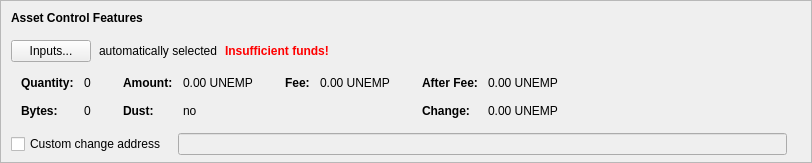
      <widget class="QFrame" name="frameAssetControl">
       <property name="sizePolicy">
        <sizepolicy hsizetype="Expanding" vsizetype="Fixed">
         <horstretch>0</horstretch>
         <verstretch>0</verstretch>
        </sizepolicy>
       </property>
       <property name="maximumSize">
        <size>
         <width>16777215</width>
         <height>16777215</height>
        </size>
       </property>
       <property name="frameShape">
        <enum>QFrame::StyledPanel</enum>
       </property>
       <property name="frameShadow">
        <enum>QFrame::Sunken</enum>
       </property>
       <layout class="QVBoxLayout" name="verticalLayoutAssetControl2">
        <property name="spacing">
         <number>0</number>
        </property>
        <property name="leftMargin">
         <number>0</number>
        </property>
        <property name="topMargin">
         <number>0</number>
        </property>
        <property name="rightMargin">
         <number>0</number>
        </property>
        <property name="bottomMargin">
         <number>6</number>
        </property>
        <item>
         <layout class="QVBoxLayout" name="verticalLayoutAssetControl" stretch="0,0,0,0,1">
          <property name="spacing">
           <number>0</number>
          </property>
          <property name="leftMargin">
           <number>10</number>
          </property>
          <property name="topMargin">
           <number>10</number>
          </property>
          <item>
           <layout class="QHBoxLayout" name="horizontalLayoutAssetControl1">
            <property name="bottomMargin">
             <number>15</number>
            </property>
            <item>
             <widget class="QLabel" name="labelAssetControlFeatures">
              <property name="sizePolicy">
               <sizepolicy hsizetype="Preferred" vsizetype="Maximum">
                <horstretch>0</horstretch>
                <verstretch>0</verstretch>
               </sizepolicy>
              </property>
              <property name="font">
               <font>
                <weight>75</weight>
                <bold>true</bold>
               </font>
              </property>
              <property name="styleSheet">
               <string notr="true">font-weight:bold;</string>
              </property>
              <property name="text">
               <string>Asset Control Features</string>
              </property>
             </widget>
            </item>
           </layout>
          </item>
          <item>
           <layout class="QHBoxLayout" name="horizontalLayoutAssetControl2" stretch="0,0,0,0">
            <property name="spacing">
             <number>8</number>
            </property>
            <property name="bottomMargin">
             <number>10</number>
            </property>
            <item>
             <widget class="QPushButton" name="pushButtonAssetControl">
              <property name="styleSheet">
               <string notr="true"/>
              </property>
              <property name="text">
               <string>Inputs...</string>
              </property>
              <property name="autoDefault">
               <bool>false</bool>
              </property>
             </widget>
            </item>
            <item>
             <widget class="QLabel" name="labelAssetControlAutomaticallySelected">
              <property name="text">
               <string>automatically selected</string>
              </property>
              <property name="margin">
               <number>5</number>
              </property>
             </widget>
            </item>
            <item>
             <widget class="QLabel" name="labelAssetControlInsuffFunds">
              <property name="font">
               <font>
                <weight>75</weight>
                <bold>true</bold>
               </font>
              </property>
              <property name="styleSheet">
               <string notr="true">color:red;font-weight:bold;</string>
              </property>
              <property name="text">
               <string>Insufficient funds!</string>
              </property>
              <property name="margin">
               <number>5</number>
              </property>
             </widget>
            </item>
            <item>
             <spacer name="horizontalSpacerAssetControl">
              <property name="orientation">
               <enum>Qt::Horizontal</enum>
              </property>
              <property name="sizeHint" stdset="0">
               <size>
                <width>40</width>
                <height>1</height>
               </size>
              </property>
             </spacer>
            </item>
           </layout>
          </item>
          <item>
           <widget class="QWidget" name="widgetAssetControl" native="true">
            <property name="sizePolicy">
             <sizepolicy hsizetype="Preferred" vsizetype="Preferred">
              <horstretch>0</horstretch>
              <verstretch>0</verstretch>
             </sizepolicy>
            </property>
            <property name="minimumSize">
             <size>
              <width>0</width>
              <height>0</height>
             </size>
            </property>
            <property name="styleSheet">
             <string notr="true"/>
            </property>
            <layout class="QHBoxLayout" name="horizontalLayoutAssetControl5">
             <property name="leftMargin">
              <number>0</number>
             </property>
             <property name="topMargin">
              <number>0</number>
             </property>
             <property name="rightMargin">
              <number>0</number>
             </property>
             <property name="bottomMargin">
              <number>0</number>
             </property>
             <item>
              <layout class="QHBoxLayout" name="horizontalLayoutAssetControl3" stretch="0,0,0,1">
               <property name="spacing">
                <number>20</number>
               </property>
               <property name="topMargin">
                <number>0</number>
               </property>
               <property name="bottomMargin">
                <number>10</number>
               </property>
               <item>
                <layout class="QFormLayout" name="formLayoutAssetControl1">
                 <property name="horizontalSpacing">
                  <number>10</number>
                 </property>
                 <property name="verticalSpacing">
                  <number>14</number>
                 </property>
                 <property name="leftMargin">
                  <number>10</number>
                 </property>
                 <property name="topMargin">
                  <number>4</number>
                 </property>
                 <property name="rightMargin">
                  <number>6</number>
                 </property>
                 <item row="0" column="0">
                  <widget class="QLabel" name="labelAssetControlQuantityText">
                   <property name="font">
                    <font>
                     <weight>75</weight>
                     <bold>true</bold>
                    </font>
                   </property>
                   <property name="text">
                    <string>Quantity:</string>
                   </property>
                   <property name="margin">
                    <number>0</number>
                   </property>
                  </widget>
                 </item>
                 <item row="0" column="1">
                  <widget class="QLabel" name="labelAssetControlQuantity">
                   <property name="cursor">
                    <cursorShape>IBeamCursor</cursorShape>
                   </property>
                   <property name="contextMenuPolicy">
                    <enum>Qt::ActionsContextMenu</enum>
                   </property>
                   <property name="text">
                    <string notr="true">0</string>
                   </property>
                   <property name="margin">
                    <number>0</number>
                   </property>
                   <property name="textInteractionFlags">
                    <set>Qt::LinksAccessibleByMouse|Qt::TextSelectableByKeyboard|Qt::TextSelectableByMouse</set>
                   </property>
                  </widget>
                 </item>
                 <item row="1" column="0">
                  <widget class="QLabel" name="labelAssetControlBytesText">
                   <property name="font">
                    <font>
                     <weight>75</weight>
                     <bold>true</bold>
                    </font>
                   </property>
                   <property name="text">
                    <string>Bytes:</string>
                   </property>
                  </widget>
                 </item>
                 <item row="1" column="1">
                  <widget class="QLabel" name="labelAssetControlBytes">
                   <property name="cursor">
                    <cursorShape>IBeamCursor</cursorShape>
                   </property>
                   <property name="contextMenuPolicy">
                    <enum>Qt::ActionsContextMenu</enum>
                   </property>
                   <property name="text">
                    <string notr="true">0</string>
                   </property>
                   <property name="textInteractionFlags">
                    <set>Qt::LinksAccessibleByMouse|Qt::TextSelectableByKeyboard|Qt::TextSelectableByMouse</set>
                   </property>
                  </widget>
                 </item>
                </layout>
               </item>
               <item>
                <layout class="QFormLayout" name="formLayoutAssetControl2">
                 <property name="horizontalSpacing">
                  <number>10</number>
                 </property>
                 <property name="verticalSpacing">
                  <number>14</number>
                 </property>
                 <property name="leftMargin">
                  <number>6</number>
                 </property>
                 <property name="topMargin">
                  <number>4</number>
                 </property>
                 <property name="rightMargin">
                  <number>6</number>
                 </property>
                 <item row="0" column="0">
                  <widget class="QLabel" name="labelAssetControlAmountText">
                   <property name="font">
                    <font>
                     <weight>75</weight>
                     <bold>true</bold>
                    </font>
                   </property>
                   <property name="text">
                    <string>Amount:</string>
                   </property>
                   <property name="margin">
                    <number>0</number>
                   </property>
                  </widget>
                 </item>
                 <item row="0" column="1">
                  <widget class="QLabel" name="labelAssetControlAmount">
                   <property name="cursor">
                    <cursorShape>IBeamCursor</cursorShape>
                   </property>
                   <property name="contextMenuPolicy">
                    <enum>Qt::ActionsContextMenu</enum>
                   </property>
                   <property name="text">
                    <string notr="true">0.00 UNEMP</string>
                   </property>
                   <property name="textInteractionFlags">
                    <set>Qt::LinksAccessibleByMouse|Qt::TextSelectableByKeyboard|Qt::TextSelectableByMouse</set>
                   </property>
                  </widget>
                 </item>
                 <item row="1" column="0">
                  <widget class="QLabel" name="labelAssetControlLowOutputText">
                   <property name="font">
                    <font>
                     <weight>75</weight>
                     <bold>true</bold>
                    </font>
                   </property>
                   <property name="text">
                    <string>Dust:</string>
                   </property>
                  </widget>
                 </item>
                 <item row="1" column="1">
                  <widget class="QLabel" name="labelAssetControlLowOutput">
                   <property name="cursor">
                    <cursorShape>IBeamCursor</cursorShape>
                   </property>
                   <property name="contextMenuPolicy">
                    <enum>Qt::ActionsContextMenu</enum>
                   </property>
                   <property name="text">
                    <string notr="true">no</string>
                   </property>
                   <property name="textInteractionFlags">
                    <set>Qt::LinksAccessibleByMouse|Qt::TextSelectableByKeyboard|Qt::TextSelectableByMouse</set>
                   </property>
                  </widget>
                 </item>
                </layout>
               </item>
               <item>
                <layout class="QFormLayout" name="formLayoutAssetControl3">
                 <property name="horizontalSpacing">
                  <number>10</number>
                 </property>
                 <property name="verticalSpacing">
                  <number>14</number>
                 </property>
                 <property name="leftMargin">
                  <number>6</number>
                 </property>
                 <property name="topMargin">
                  <number>4</number>
                 </property>
                 <property name="rightMargin">
                  <number>6</number>
                 </property>
                 <item row="0" column="0">
                  <widget class="QLabel" name="labelAssetControlFeeText">
                   <property name="font">
                    <font>
                     <weight>75</weight>
                     <bold>true</bold>
                    </font>
                   </property>
                   <property name="text">
                    <string>Fee:</string>
                   </property>
                   <property name="margin">
                    <number>0</number>
                   </property>
                  </widget>
                 </item>
                 <item row="0" column="1">
                  <widget class="QLabel" name="labelAssetControlFee">
                   <property name="cursor">
                    <cursorShape>IBeamCursor</cursorShape>
                   </property>
                   <property name="contextMenuPolicy">
                    <enum>Qt::ActionsContextMenu</enum>
                   </property>
                   <property name="text">
                    <string notr="true">0.00 UNEMP</string>
                   </property>
                   <property name="textInteractionFlags">
                    <set>Qt::LinksAccessibleByMouse|Qt::TextSelectableByKeyboard|Qt::TextSelectableByMouse</set>
                   </property>
                  </widget>
                 </item>
                </layout>
               </item>
               <item>
                <layout class="QFormLayout" name="formLayoutAssetControl4">
                 <property name="horizontalSpacing">
                  <number>10</number>
                 </property>
                 <property name="verticalSpacing">
                  <number>14</number>
                 </property>
                 <property name="leftMargin">
                  <number>6</number>
                 </property>
                 <property name="topMargin">
                  <number>4</number>
                 </property>
                 <property name="rightMargin">
                  <number>6</number>
                 </property>
                 <item row="0" column="0">
                  <widget class="QLabel" name="labelAssetControlAfterFeeText">
                   <property name="font">
                    <font>
                     <weight>75</weight>
                     <bold>true</bold>
                    </font>
                   </property>
                   <property name="text">
                    <string>After Fee:</string>
                   </property>
                   <property name="margin">
                    <number>0</number>
                   </property>
                  </widget>
                 </item>
                 <item row="0" column="1">
                  <widget class="QLabel" name="labelAssetControlAfterFee">
                   <property name="cursor">
                    <cursorShape>IBeamCursor</cursorShape>
                   </property>
                   <property name="contextMenuPolicy">
                    <enum>Qt::ActionsContextMenu</enum>
                   </property>
                   <property name="text">
                    <string notr="true">0.00 UNEMP</string>
                   </property>
                   <property name="textInteractionFlags">
                    <set>Qt::LinksAccessibleByMouse|Qt::TextSelectableByKeyboard|Qt::TextSelectableByMouse</set>
                   </property>
                  </widget>
                 </item>
                 <item row="1" column="0">
                  <widget class="QLabel" name="labelAssetControlChangeText">
                   <property name="font">
                    <font>
                     <weight>75</weight>
                     <bold>true</bold>
                    </font>
                   </property>
                   <property name="text">
                    <string>Change:</string>
                   </property>
                  </widget>
                 </item>
                 <item row="1" column="1">
                  <widget class="QLabel" name="labelAssetControlChange">
                   <property name="cursor">
                    <cursorShape>IBeamCursor</cursorShape>
                   </property>
                   <property name="contextMenuPolicy">
                    <enum>Qt::ActionsContextMenu</enum>
                   </property>
                   <property name="text">
                    <string notr="true">0.00 UNEMP</string>
                   </property>
                   <property name="textInteractionFlags">
                    <set>Qt::LinksAccessibleByMouse|Qt::TextSelectableByKeyboard|Qt::TextSelectableByMouse</set>
                   </property>
                  </widget>
                 </item>
                </layout>
               </item>
              </layout>
             </item>
            </layout>
           </widget>
          </item>
          <item>
           <layout class="QHBoxLayout" name="horizontalLayoutAssetControl4" stretch="0,0,0">
            <property name="spacing">
             <number>12</number>
            </property>
            <property name="sizeConstraint">
             <enum>QLayout::SetDefaultConstraint</enum>
            </property>
            <property name="topMargin">
             <number>5</number>
            </property>
            <property name="rightMargin">
             <number>5</number>
            </property>
            <item>
             <widget class="QCheckBox" name="checkBoxAssetControlChange">
              <property name="toolTip">
               <string>If this is activated, but the change address is empty or invalid, change will be sent to a newly generated address.</string>
              </property>
              <property name="text">
               <string>Custom change address</string>
              </property>
             </widget>
            </item>
            <item>
             <widget class="QValidatedLineEdit" name="lineEditAssetControlChange">
              <property name="enabled">
               <bool>false</bool>
              </property>
              <property name="sizePolicy">
               <sizepolicy hsizetype="Expanding" vsizetype="Fixed">
                <horstretch>0</horstretch>
                <verstretch>0</verstretch>
               </sizepolicy>
              </property>
             </widget>
            </item>
            <item>
             <widget class="QLabel" name="labelAssetControlChangeLabel">
              <property name="sizePolicy">
               <sizepolicy hsizetype="Preferred" vsizetype="Expanding">
                <horstretch>0</horstretch>
                <verstretch>0</verstretch>
               </sizepolicy>
              </property>
              <property name="minimumSize">
               <size>
                <width>0</width>
                <height>0</height>
               </size>
              </property>
              <property name="text">
               <string/>
              </property>
              <property name="margin">
               <number>3</number>
              </property>
             </widget>
            </item>
           </layout>
          </item>
          <item>
           <spacer name="verticalSpacerAssetControl">
            <property name="orientation">
             <enum>Qt::Vertical</enum>
            </property>
            <property name="sizeHint" stdset="0">
             <size>
              <width>800</width>
              <height>1</height>
             </size>
            </property>
           </spacer>
          </item>
         </layout>
        </item>
       </layout>
      </widget>
